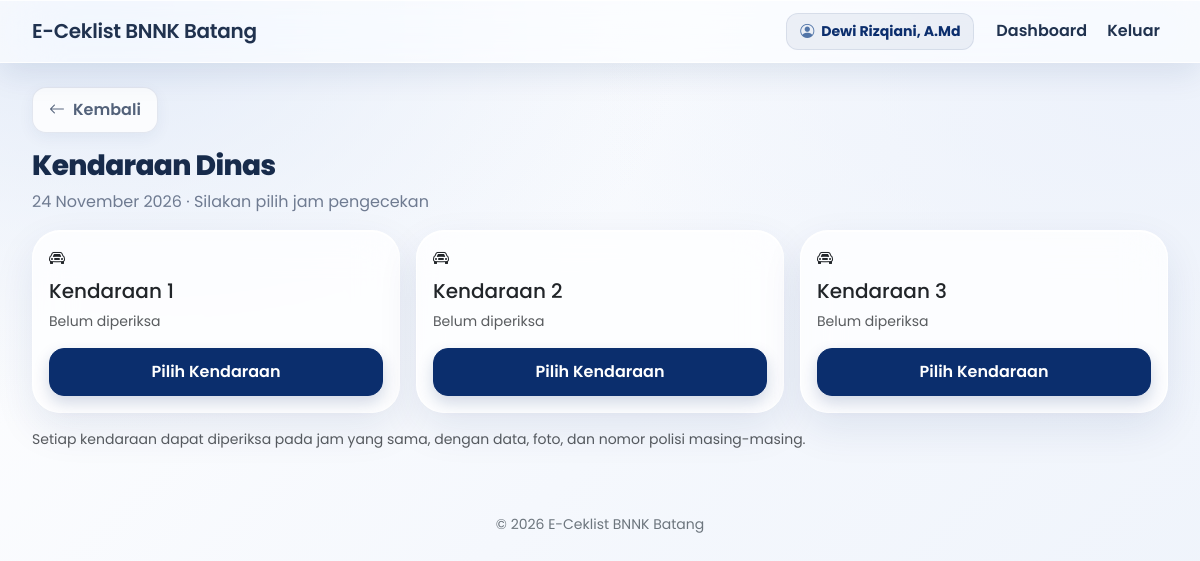
The app's page /petugas/form_ceklist.php?ruangan=13 (signed in) with its own data.
### tables this page shows
CREATE TABLE ruangan (
 id INT AUTO_INCREMENT PRIMARY KEY,
 kode_qr VARCHAR(60) NOT NULL UNIQUE,
 nama_ruangan VARCHAR(150) NOT NULL
);

CREATE TABLE kendaraan (id INT AUTO_INCREMENT PRIMARY KEY, nama VARCHAR(60) NOT NULL UNIQUE);

### config/koneksi.php (called while the page is built, shortened)
<?php
function e($value): string {
    return htmlspecialchars((string)($value ?? ''), ENT_QUOTES, 'UTF-8');
}
function base_url(string $path = ''): string {
    $script = str_replace('\\', '/', $_SERVER['SCRIPT_NAME'] ?? '/e-ceklist/index.php');
    $root = preg_replace('~/(auth|petugas|verifikator|admin|laporan)/.*$~', '', $script);
    $root = rtrim($root, '/');
    return ($root ?: '') . '/' . ltrim($path, '/');
}
function tanggal_indo(string $date): string {
    $bulan = [1=>'Januari','Februari','Maret','April','Mei','Juni','Juli','Agustus','September','Oktober','November','Desember'];
    $ts = strtotime($date);
    return date('j', $ts) . ' ' . $bulan[(int)date('n', $ts)] . ' ' . date('Y', $ts);
}

### petugas/form_ceklist.php (the view, shortened to what this page needs)
<?php
require_once __DIR__.'/../config/koneksi.php'; require_role(['petugas']);
$qr=trim($_GET['qr']??''); $rid=(int)($_GET['ruangan']??0);
if($qr!==''){ $s=$conn->prepare('SELECT * FROM ruangan WHERE kode_qr=?'); $s->bind_param('s',$qr); } else { $s=$conn->prepare('SELECT * FROM ruangan WHERE id=?'); $s->bind_param('i',$rid); }
$s->execute(); $room=$s->get_result()->fetch_assoc(); if(!$room)redirect('petugas/index.php');
$rid=(int)$room['id']; $tanggal=date('Y-m-d'); $isVehicle=strtolower($room['kode_qr'])==='kendaraan-01' || str_contains(mb_strtolower($room['nama_ruangan']),'kendaraan');
$s=$conn->prepare('SELECT id,nama_indikator,urutan FROM indikator_ruangan WHERE ruangan_id=? AND is_active=1 ORDER BY urutan,id');$s->bind_param('i',$rid);$s->execute();$indikator=stmt_rows($s);
$s=$conn->prepare('SELECT id FROM ceklist_harian WHERE ruangan_id=? AND tanggal=?');$s->bind_param('is',$rid,$tanggal);$s->execute();$harian=$s->get_result()->fetch_assoc();$hid=(int)($harian['id']??0);
$vehicles=[]; if($isVehicle){$vehicles=$conn->query('SELECT id,nama FROM kendaraan ORDER BY id')->fetch_all(MYSQLI_ASSOC);}
$vehicleId=$isVehicle?(int)($_GET['kendaraan']??0):0; $vehicleValid=!$isVehicle || in_array($vehicleId,array_column($vehicles,'id'));
$done=[];$jam='';
$isDone=$jam!=='' && in_array($jam,$done,true);$namaPetugasAktif=(string)($_SESSION['user']['nama_lengkap']??'');$page_title='Form Ceklist';include __DIR__.'/../includes/header.php';
?>
<div class="mb-3"><a href="<?= e(base_url('petugas/index.php')) ?>" class="btn btn-light btn-back-rekap"><i class="bi bi-arrow-left me-2"></i>Kembali</a></div>
<h1 class="h3 page-heading"><?= e($room['nama_ruangan']) ?></h1><p class="muted"><?= e(tanggal_indo($tanggal)) ?> · Silakan pilih jam pengecekan</p>
<?php if($isVehicle && !$vehicleId): ?><div class="row g-3 mb-3"><?php foreach($vehicles as $v): $s=$conn->prepare('SELECT no_polisi FROM ceklist_harian_kendaraan WHERE ceklist_harian_id=? AND kendaraan_id=?');$s->bind_param('ii',$hid,$v['id']);$s->execute();$vplate=(string)($s->get_result()->fetch_assoc()['no_polisi']??'');$s=$conn->prepare('SELECT COUNT(*) total FROM ceklist_detail WHERE ceklist_harian_id=? AND kendaraan_id=?');$s->bind_param('ii',$hid,$v['id']);$s->execute();$vdone=(int)$s->get_result()->fetch_assoc()['total']>0; ?><div class="col-12 col-md-4"><div class="card p-3 h-100"><div class="room-icon mb-2"><i class="bi bi-car-front"></i></div><h2 class="h5"><?= e($v['nama']) ?></h2><?php if($vplate): ?><div class="text-secondary small mb-2"><?= e($vplate) ?></div><?php endif; ?><div class="small mb-3"><?= $vdone?'<span class="text-success"><i class="bi bi-check-circle-fill"></i> Sudah mulai diperiksa</span>':'<span class="text-muted">Belum diperiksa</span>' ?></div><a class="btn btn-primary mt-auto" href="<?= e(base_url('petugas/form_ceklist.php?ruangan='.$rid.'&kendaraan='.$v['id'])) ?>">Pilih Kendaraan</a></div></div><?php endforeach; ?></div><p class="text-muted small">Setiap kendaraan dapat diperiksa pada jam yang sama, dengan data, foto, dan nomor polisi masing-masing.</p>
<?php elseif($isVehicle && !$vehicleValid): ?><div class="alert alert-warning">Pilihan kendaraan tidak valid.</div><a class="btn btn-light" href="<?= e(base_url('petugas/form_ceklist.php?ruangan='.$rid)) ?>">Kembali</a>
<?php else: ?>
<?php if($jam===''): ?><div class="card p-4 p-md-5 text-center choose-time"><div class="choose-time-icon"><i class="bi bi-clock-history"></i></div><h2 class="h5 fw-bold mt-3">Silakan Pilih Jam</h2><p class="muted mb-0">Pilih salah satu jadwal di atas untuk menampilkan indikator pengecekan.</p></div>
<?php else: ?><?php if(!$indikator): ?><div class="alert alert-warning">Indikator ruangan belum tersedia. Hubungi administrator.</div><?php endif; ?>
<?php endif; ?><?php endif; ?>
<?php include __DIR__.'/../includes/footer.php'; ?>

### includes/header.php (style rules this page uses)
:root { --violet:#0B2E6D;--violet-dark:#082454;--ink:#17243b;--muted:#6f7b91;--line:rgba(255,255,255,.92);--glass:rgba(255,255,255,.76) }
* { box-sizing:border-box }
body { min-height:100vh;color:var(--ink);font-family:'Poppins',sans-serif;background:radial-gradient(ellipse at 8% 0%,#e3ebf8 0,transparent 38%),radial-gradient(ellipse at 96% 12%,#edf2fb 0,transparent 34%),linear-gradient(135deg,#ffffff 0%,#f5f8fd 52%,#eef3fb 100%);background-attachment:fixed }
.card { background:var(--glass);backdrop-filter:blur(20px);-webkit-backdrop-filter:blur(20px);border:1px solid var(--line);border-radius:28px;box-shadow:0 16px 42px rgba(11,46,109,.09),inset 0 1px 0 #fff }
.btn { border-radius:15px;font-weight:600;padding:.68rem 1.05rem;transition:transform .18s,box-shadow .18s }
.btn-primary { background:var(--violet);border-color:var(--violet);box-shadow:0 7px 16px rgba(11,46,109,.18) }
.page-heading { font-weight:750;letter-spacing:-.65px;color:#172b4b }
.muted { color:var(--muted) }

### petugas/form_ceklist.php (style rules this page uses)
.btn-back-rekap { display:inline-flex;align-items:center;border:1px solid rgba(11,46,109,.10);background:rgba(255,255,255,.78);color:#53627a;border-radius:14px;padding:.62rem 1rem;font-weight:600;box-shadow:0 5px 16px rgba(11,46,109,.055);transition:background .18s,transform .18s }

### records on screen
ruangan: nama_ruangan "Kendaraan Dinas"
kendaraan: nama "Kendaraan 1"
kendaraan: nama "Kendaraan 2"
kendaraan: nama "Kendaraan 3"

### other values on screen
$_SESSION['user']['nama_lengkap'] "Dewi Rizqiani, A.Md"
tanggal_indo($tanggal) "24 November 2026"
